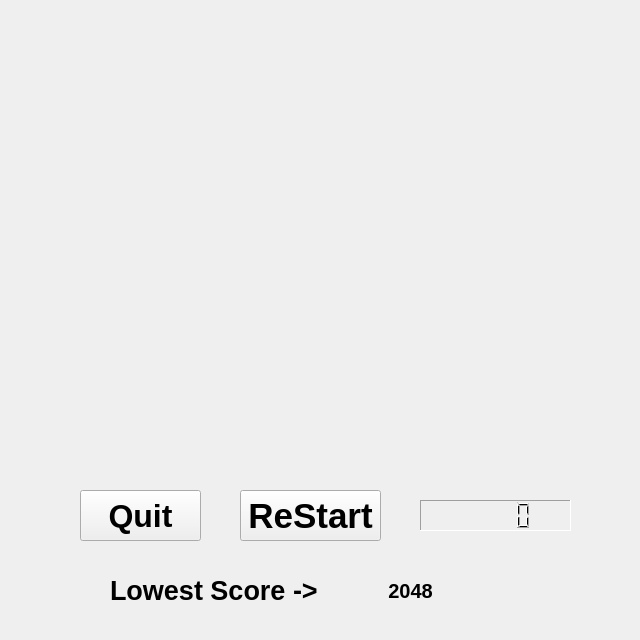
<?xml version="1.0" encoding="UTF-8"?>
<ui version="4.0">
 <class>MainWindow</class>
 <widget class="QMainWindow" name="MainWindow">
  <property name="geometry">
   <rect>
    <x>0</x>
    <y>0</y>
    <width>640</width>
    <height>640</height>
   </rect>
  </property>
  <property name="minimumSize">
   <size>
    <width>640</width>
    <height>640</height>
   </size>
  </property>
  <property name="maximumSize">
   <size>
    <width>640</width>
    <height>640</height>
   </size>
  </property>
  <property name="windowTitle">
   <string>MainWindow</string>
  </property>
  <widget class="QWidget" name="centralWidget">
   <widget class="QWidget" name="gridLayoutWidget">
    <property name="geometry">
     <rect>
      <x>30</x>
      <y>40</y>
      <width>581</width>
      <height>421</height>
     </rect>
    </property>
    <layout class="QGridLayout" name="gridLayout"/>
   </widget>
   <widget class="QLCDNumber" name="lcdNumber">
    <property name="geometry">
     <rect>
      <x>420</x>
      <y>500</y>
      <width>151</width>
      <height>31</height>
     </rect>
    </property>
    <property name="font">
     <font>
      <pointsize>20</pointsize>
      <weight>75</weight>
      <bold>true</bold>
     </font>
    </property>
    <property name="frameShape">
     <enum>QFrame::Panel</enum>
    </property>
    <property name="frameShadow">
     <enum>QFrame::Sunken</enum>
    </property>
   </widget>
   <widget class="QPushButton" name="pushButton">
    <property name="geometry">
     <rect>
      <x>240</x>
      <y>490</y>
      <width>141</width>
      <height>51</height>
     </rect>
    </property>
    <property name="font">
     <font>
      <pointsize>26</pointsize>
      <weight>75</weight>
      <bold>true</bold>
     </font>
    </property>
    <property name="focusPolicy">
     <enum>Qt::NoFocus</enum>
    </property>
    <property name="text">
     <string>ReStart</string>
    </property>
   </widget>
   <widget class="QPushButton" name="pushButton_2">
    <property name="geometry">
     <rect>
      <x>80</x>
      <y>490</y>
      <width>121</width>
      <height>51</height>
     </rect>
    </property>
    <property name="font">
     <font>
      <pointsize>24</pointsize>
      <weight>75</weight>
      <bold>true</bold>
     </font>
    </property>
    <property name="focusPolicy">
     <enum>Qt::NoFocus</enum>
    </property>
    <property name="text">
     <string>Quit</string>
    </property>
   </widget>
   <widget class="QLabel" name="label">
    <property name="geometry">
     <rect>
      <x>110</x>
      <y>570</y>
      <width>211</width>
      <height>41</height>
     </rect>
    </property>
    <property name="font">
     <font>
      <pointsize>20</pointsize>
      <weight>75</weight>
      <bold>true</bold>
     </font>
    </property>
    <property name="text">
     <string>Lowest Score -&gt;</string>
    </property>
   </widget>
   <widget class="QLabel" name="scorelabel">
    <property name="geometry">
     <rect>
      <x>340</x>
      <y>570</y>
      <width>141</width>
      <height>41</height>
     </rect>
    </property>
    <property name="font">
     <font>
      <pointsize>15</pointsize>
      <weight>75</weight>
      <bold>true</bold>
     </font>
    </property>
    <property name="text">
     <string>2048</string>
    </property>
    <property name="alignment">
     <set>Qt::AlignCenter</set>
    </property>
   </widget>
   <widget class="QLabel" name="label_2">
    <property name="geometry">
     <rect>
      <x>20</x>
      <y>10</y>
      <width>611</width>
      <height>481</height>
     </rect>
    </property>
    <property name="text">
     <string/>
    </property>
    <property name="pixmap">
     <pixmap>Justwin.jpg</pixmap>
    </property>
    <property name="alignment">
     <set>Qt::AlignCenter</set>
    </property>
   </widget>
  </widget>
 </widget>
 <layoutdefault spacing="6" margin="11"/>
 <resources/>
 <connections/>
</ui>
